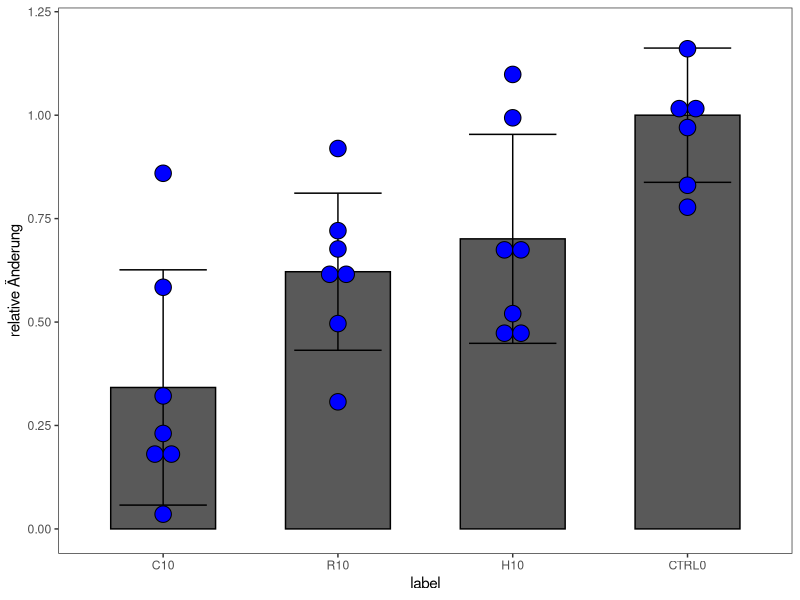
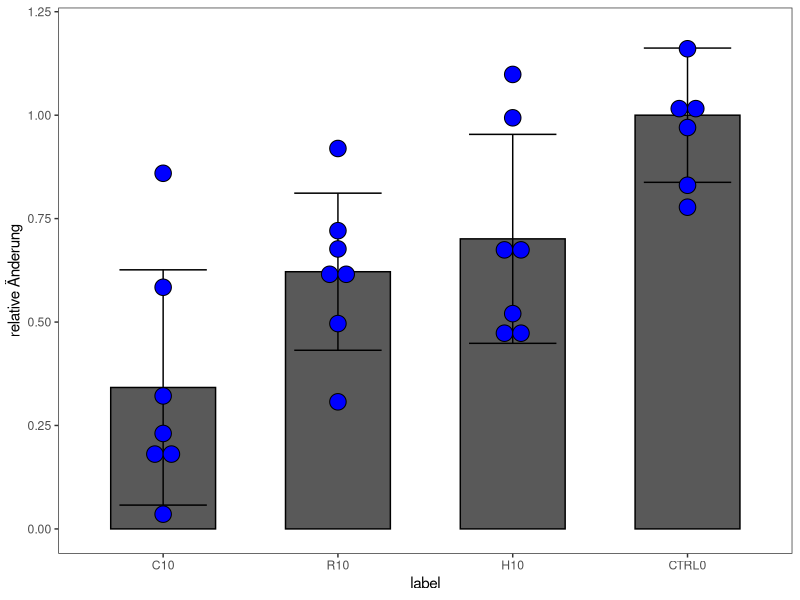

These charts were generated, in order, by the following R code:
## ---- chunk 1
knitr::opts_chunk$set(echo = TRUE)
## ---- chunk 2
library(tidyverse)
library(multcompView)
library(tm)
`%ni%` <- Negate(`%in%`)
## ---- chunk 3
raw.data <- read_csv("noTween.csv")

data <- raw.data %>%
  mutate(ratio = day7/day0, label = paste(substance, concentration, sep=""))

baseline <- mean(data$ratio[data$substance == "CTRL"])

data.normalized <- data %>%
  mutate(ratio = ratio/baseline)

data.grouped <- data.normalized %>%
  group_by(concentration, substance) %>%
  summarize(mean = mean(ratio), sd = sd(ratio)) %>%
  mutate(label = paste(substance, concentration, sep=""))

data.grouped$label <- factor(data.grouped$label, levels = c("C10", "R10", "H10", "CTRL0"))
## ---- chunk 4
p <- data.grouped %>%
  ggplot(mapping = aes(x = label, 
                       y = mean,
                       ymin = mean - sd,
                       ymax = mean + sd)) +
  theme_bw() +
  theme(panel.grid.major = element_blank(), 
        panel.grid.minor = element_blank()) +
  scale_y_continuous(limits = c(0, 1.2)) + 
  geom_col(col = "black", width = .6) +
  geom_errorbar(size = .5,
                width = .5,
                col = "black") +
  geom_dotplot(binaxis = "y",
               data = data.normalized,
               mapping = aes(x = label, y = ratio),
               inherit.aes = FALSE,
               fill = "blue",
               stackdir = "center") +
  labs(y = "relative Änderung")
ggsave("prelim2.eps", device = "eps")
p
## ---- chunk 5
data.stat <- data.normalized 
anova <- aov(ratio ~ label, data = data.stat)
tukey <- TukeyHSD(anova)
letters <- multcompLetters4(anova, tukey)
letters
